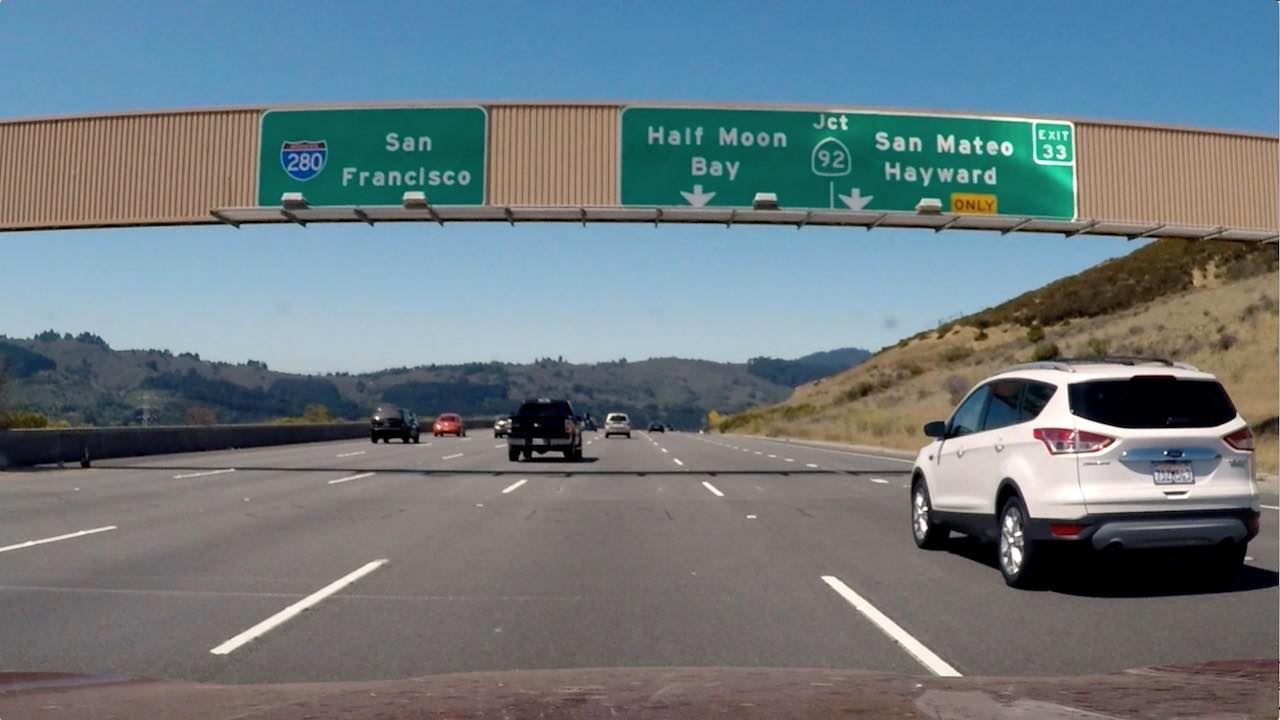
#> input picture signs_vehicles_xygrad.png, 1280 x 720 px
$ jupyter execute --allow-errors adv_lane_finding.ipynb   (shell and % lines are left out)   (older library calls are emulated)
#> lines starting #> are read from the running program, lines starting #| are printed output that depends on the picture
### Line.py
import numpy as np
import cv2
import matplotlib.pyplot as plt
import matplotlib.image as mpimg
import pickle

class Line():
    """
        A class to store previous frame and calculate average
        of the most recent line fit coefficients and updates internal smoothed coefficients
        fit_coeffs is a 3-element list of 2nd-order polynomial coefficients
    """
    # [9 lines left out: function __init__, not called in this run]

    def get_fit(self):
        return (self.A_avg, self.B_avg, self.C_avg)

    # [20 lines left out: function add_fit, not called in this run]

### adv_lane_finding.ipynb
[cell 1]
import numpy as np
import cv2
import matplotlib.pyplot as plt
import matplotlib.image as mpimg
import pickle

[cell 2]
def get_objpoints(img):
    gray = cv2.cvtColor(img,cv2.COLOR_BGR2GRAY)
    nx = 9
    ny = 6
    objp = np.zeros((nx*ny,3), np.float32)
    objp[:,:2] = np.mgrid[0:nx, 0:ny].T.reshape(-1,2)
    ret, corners = cv2.findChessboardCorners(gray, (nx, ny), None)
    objpoints = []
    imgpoints = []
    print("Return value :::" + str(ret))
    if ret == True:
        objpoints.append(objp)
        imgpoints.append(corners)
    return objpoints, imgpoints

[cell 3]
# [7 lines left out: function undistort, not called in this run]

[cell 4]
# [29 lines left out: function abs_sobel_thresh, not called in this run]

[cell 5]
# [12 lines left out: function mag_thresh, not called in this run]

[cell 6]
# [10 lines left out: function dir_threshold, not called in this run]

[cell 7]
image = mpimg.imread('signs_vehicles_xygrad.png')
#> image is the input picture: shape (720, 1280, 3) float32; mean R, G, B 0.428, 0.477, 0.5
hls = cv2.cvtColor(image, cv2.COLOR_RGB2HLS).astype(np.float)
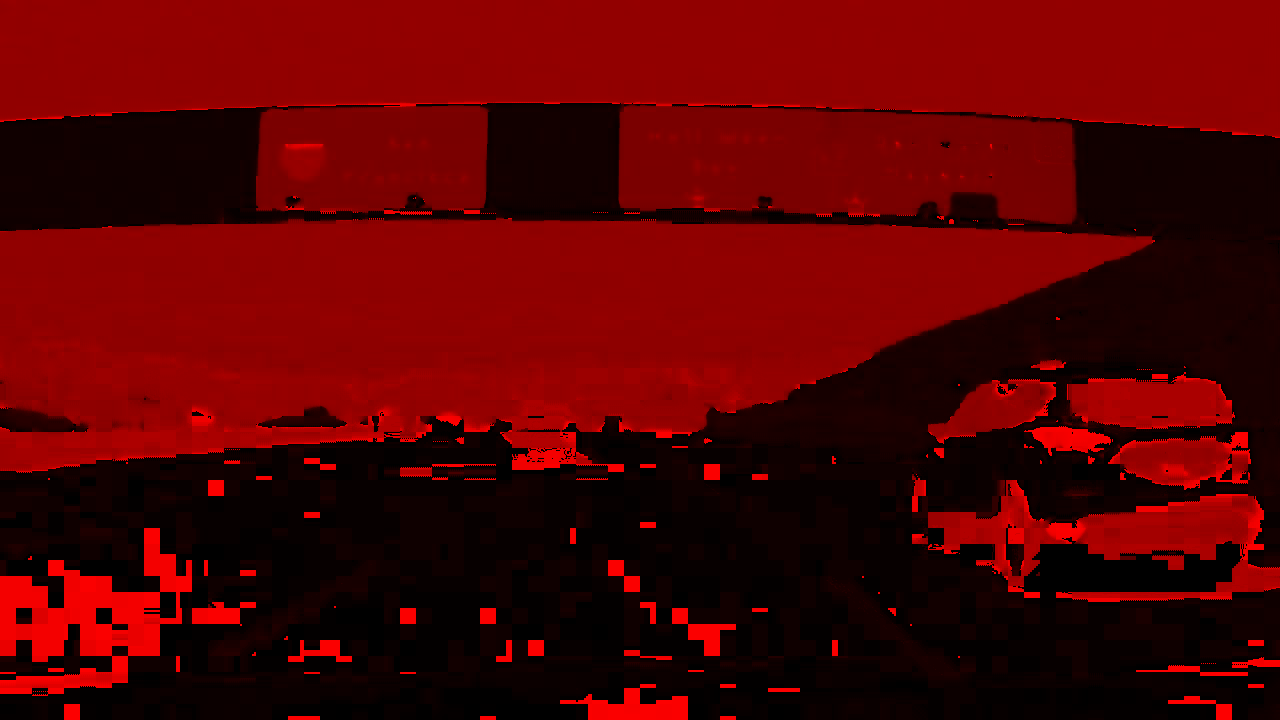
#> hls: shape (720, 1280, 3) float64; mean R, G, B 120.4, 0.5, 0.3; drawn with min black and max white
l_channel = hls[:,:,1]
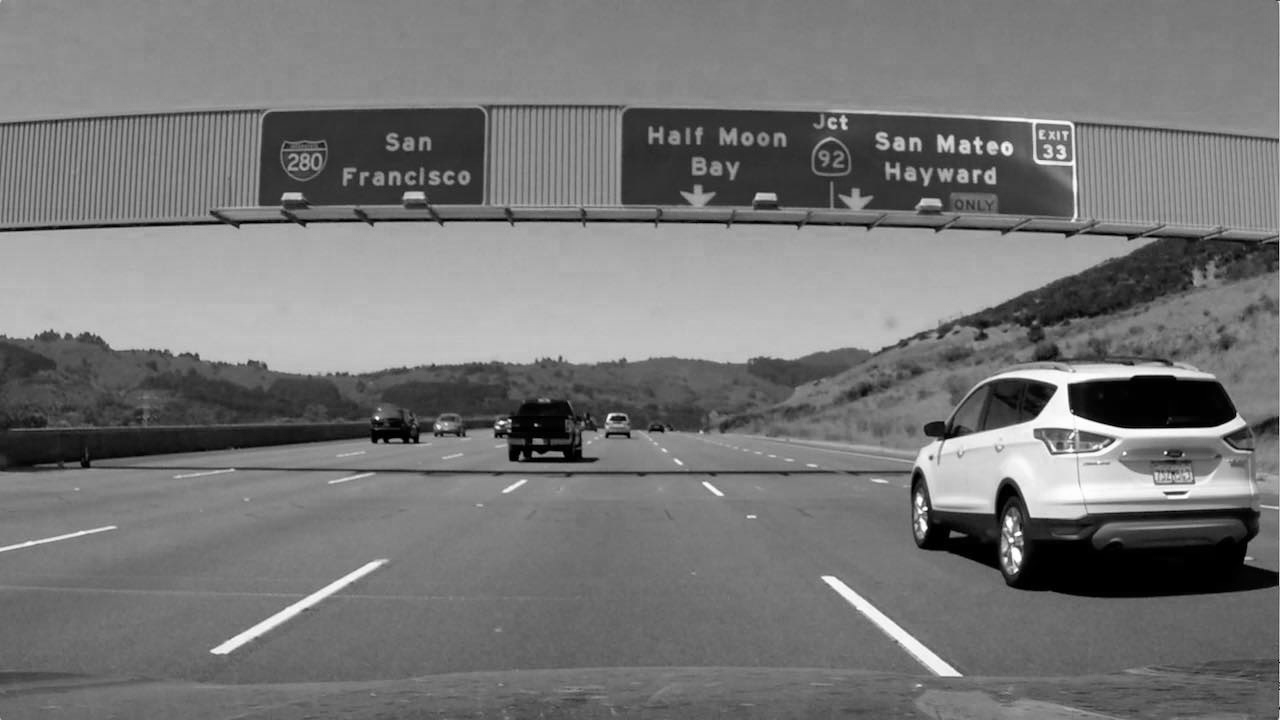
#> l_channel: shape (720, 1280) float64; min 0, max 0.998, mean 0.465
s_channel = hls[:,:,2]
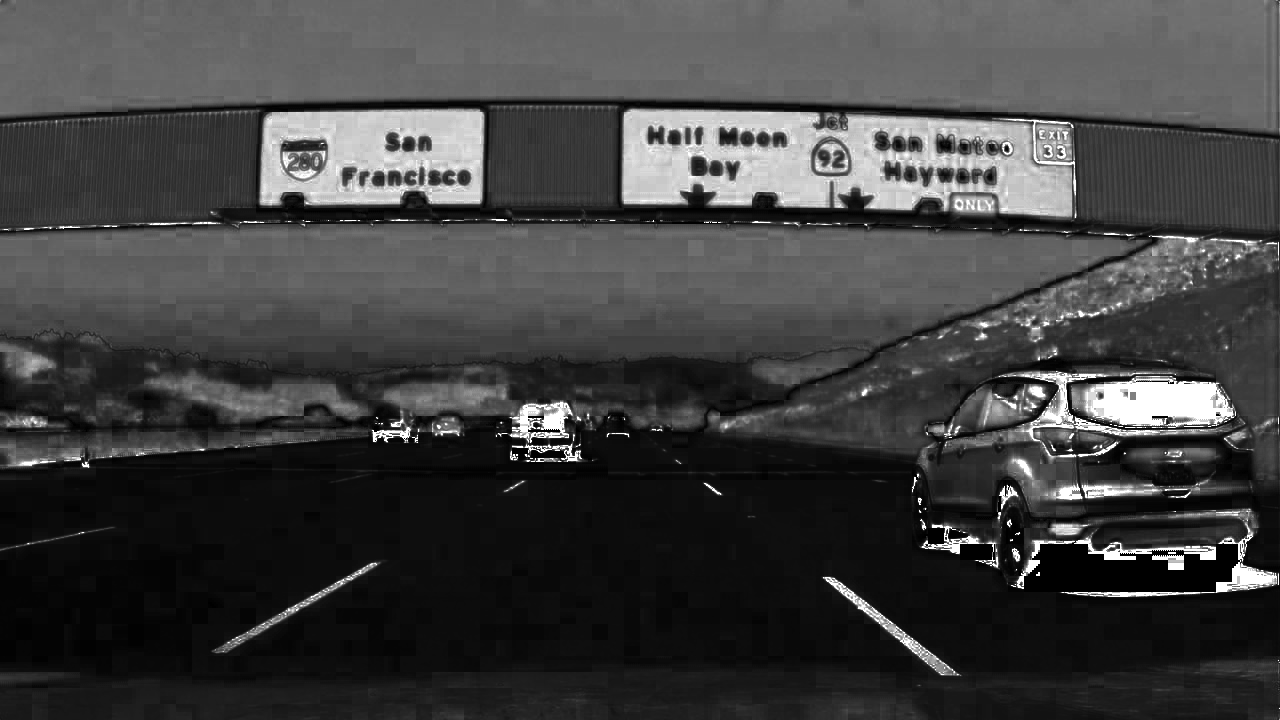
#> s_channel: shape (720, 1280) float64; min 0, max 1, mean 0.254
image = s_channel

[cell 8]
import glob
image = cv2.imread("./camera_cal/calibration3.jpg")
#> (the rest of this cell did not finish here and is left out)

  Distortion correction applied to a test image

[cell 9]
image = cv2.imread("test_images/test6.jpg")
#> (the rest of this cell did not finish here and is left out)

# Gradient and lane finding

[cell 10]
ksize = 15

# Apply each of the thresholding functions
#> (the rest of this cell did not finish here and is left out)

[cell 11]
#Perspective transforms

[cell 12]
def get_source_dest_warp_points(new_image):
    center_point = np.uint(image.shape[1]/2)
    y_top = np.uint(image.shape[0]/1.5)
    x_top_left = center_point - .25*np.uint(image.shape[1]/2) + 50
    x_top_right = center_point + .25*np.uint(image.shape[1]/2) - 50
    x_bottom_left = center_point - 1*np.uint(image.shape[1]/2) + 150
    y_bottom_left = np.uint(image.shape[0])
    x_bottom_right = np.uint(image.shape[1]) - 150
    corners = np.float32([[253, 697], [585, 456], [700, 456], [1061, 690]])
    new_top_left = np.array([corners[0, 0], 0])
    new_top_right = np.array([corners[3, 0], 0])
    offset = [50, 0]
    img_size = (image.shape[1], image.shape[0])
    src = np.float32([corners[0], corners[1], corners[2], corners[3]])
    dst = np.float32([corners[0] + offset, new_top_left + offset, new_top_right - offset, corners[3] - offset])
    return src, dst

##Get the source and destination points for warping the image

[cell 13]
image = cv2.imread("test_images/straight_lines1.jpg")
#> (the rest of this cell did not finish here and is left out)

[cell 14]
##Image warping

[cell 15]
# [6 lines left out: function warp2_image, not called in this run]

[cell 16]
# Read in the same test image as used above and plot
image = cv2.imread("test_images/straight_lines1.jpg")
#> (the rest of this cell did not finish here and is left out)

#> (a cell that did not finish here is left out)

#> (a cell that did not finish here is left out)

[cell 19]
# [28 lines left out: function get_radius_of_curvature, not called in this run]

[cell 20]
# [25 lines left out: function calculate_curvature, not called in this run]

[cell 21]
# [84 lines left out: function find_lane_lines, not called in this run]

[cell 22]
# [46 lines left out: function draw_found_lanes, not called in this run]

#> (a cell that did not finish here is left out)

[cell 24]
# [35 lines left out: function draw_lanees_on_image, not called in this run]

[cell 25]
from numpy.polynomial import Polynomial as P
# [42 lines left out: function old_draw_lane_lines, not called in this run]

[cell 26]
# [15 lines left out: function calculate_deviation, not called in this run]

[cell 27]
# Global variables
import Line
import imp
from moviepy.editor import VideoFileClip
imp.reload(Line)
window_size = 9  # how many frames for line smoothing
left_line = Line.Line(5)
right_line = Line.Line(5)
detected = False  # did the fast line fit detect the lines?
left_curve, right_curve = 0., 0.  # radius of curvature for left and right lanes
left_lane_inds, right_lane_inds = None, None  # for calculating curvature

# [59 lines left out: function process_image, not called in this run]

[cell 28]
img = cv2.imread("test_images/test6.jpg")
#> (the rest of this cell did not finish here and is left out)

[cell 29]
def process_video(input_file, output_file):
    video = VideoFileClip(input_file)
    annotated_video = video.fl_image(process_image)
    annotated_video.write_videofile(output_file, audio=False)

[cell 30]
process_video("project_video.mp4", "output_images/output.mp4")
#> (the call stopped at in process_video, `video = VideoFileClip(input_file)`: moviepy is not available in this run)
